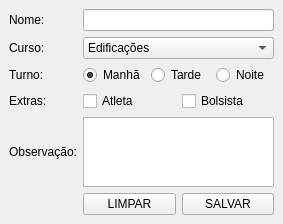
<?xml version="1.0" encoding="UTF-8"?>
<ui version="4.0">
 <class>MainWindow</class>
 <widget class="QMainWindow" name="MainWindow">
  <property name="geometry">
   <rect>
    <x>0</x>
    <y>0</y>
    <width>283</width>
    <height>222</height>
   </rect>
  </property>
  <property name="windowTitle">
   <string>Cadastro</string>
  </property>
  <widget class="QWidget" name="centralwidget">
   <layout class="QGridLayout" name="gridLayout">
    <item row="0" column="0">
     <widget class="QLabel" name="label_nome">
      <property name="text">
       <string>Nome:</string>
      </property>
     </widget>
    </item>
    <item row="0" column="1">
     <widget class="QLineEdit" name="lineEdit_nome"/>
    </item>
    <item row="1" column="0">
     <widget class="QLabel" name="label_curso">
      <property name="text">
       <string>Curso:</string>
      </property>
     </widget>
    </item>
    <item row="1" column="1">
     <widget class="QComboBox" name="comboBox_curso">
      <item>
       <property name="text">
        <string>Edificações</string>
       </property>
      </item>
      <item>
       <property name="text">
        <string>Eletrotécnica</string>
       </property>
      </item>
      <item>
       <property name="text">
        <string>Informática</string>
       </property>
      </item>
      <item>
       <property name="text">
        <string>Mecânica</string>
       </property>
      </item>
     </widget>
    </item>
    <item row="2" column="0">
     <widget class="QLabel" name="label_turno">
      <property name="text">
       <string>Turno:</string>
      </property>
     </widget>
    </item>
    <item row="2" column="1">
     <layout class="QHBoxLayout" name="horizontalLayout">
      <item>
       <widget class="QRadioButton" name="radioButton_manha">
        <property name="text">
         <string>Manhã</string>
        </property>
        <property name="checked">
         <bool>true</bool>
        </property>
       </widget>
      </item>
      <item>
       <widget class="QRadioButton" name="radioButton_tarde">
        <property name="text">
         <string>Tarde</string>
        </property>
       </widget>
      </item>
      <item>
       <widget class="QRadioButton" name="radioButton_noite">
        <property name="text">
         <string>Noite</string>
        </property>
       </widget>
      </item>
     </layout>
    </item>
    <item row="3" column="0">
     <widget class="QLabel" name="label_extras">
      <property name="text">
       <string>Extras:</string>
      </property>
     </widget>
    </item>
    <item row="3" column="1">
     <layout class="QHBoxLayout" name="horizontalLayout_2">
      <item>
       <widget class="QCheckBox" name="checkBox_atleta">
        <property name="text">
         <string>Atleta</string>
        </property>
       </widget>
      </item>
      <item>
       <widget class="QCheckBox" name="checkBox_bolsista">
        <property name="text">
         <string>Bolsista</string>
        </property>
       </widget>
      </item>
     </layout>
    </item>
    <item row="4" column="0">
     <widget class="QLabel" name="label_obs">
      <property name="text">
       <string>Observação:</string>
      </property>
     </widget>
    </item>
    <item row="4" column="1">
     <widget class="QPlainTextEdit" name="plainTextEdit_obs"/>
    </item>
    <item row="5" column="1">
     <layout class="QHBoxLayout" name="horizontalLayout_3">
      <item>
       <widget class="QPushButton" name="pushButton_limpar">
        <property name="text">
         <string>LIMPAR</string>
        </property>
       </widget>
      </item>
      <item>
       <widget class="QPushButton" name="pushButton_salvar">
        <property name="text">
         <string>SALVAR</string>
        </property>
       </widget>
      </item>
     </layout>
    </item>
   </layout>
  </widget>
 </widget>
 <resources/>
 <connections/>
</ui>
